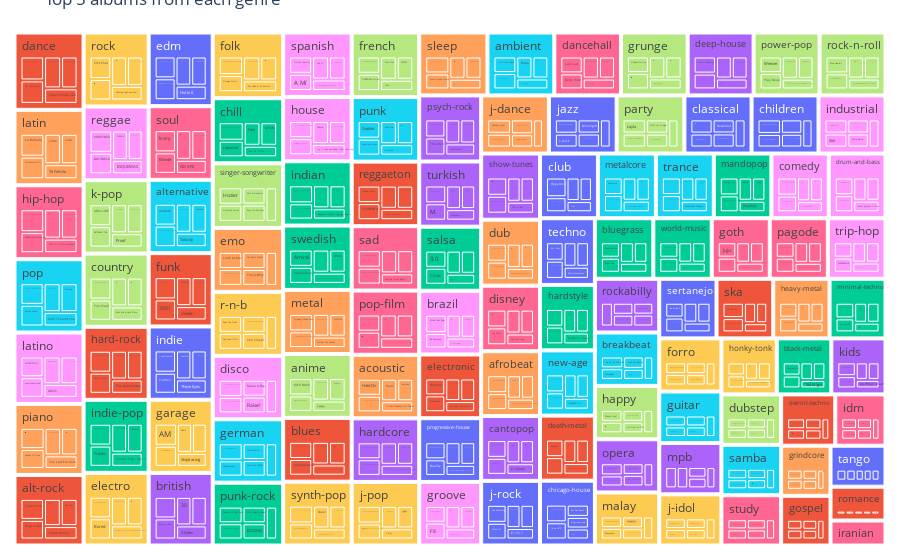

The notebook cell this image was saved under:
### Code cell
# TOP 5 albums from each genre
df4=df3.groupby(['track_genre','popularity','album_name']).agg(pop=('popularity','sum')).reset_index()
df5=df4.sort_values(by=['track_genre','popularity'], ascending=True).groupby(['track_genre']).tail(5)

fig=px.treemap(df5, path=["track_genre", 'album_name'], values='pop', color='track_genre')
fig.update_layout(title_text='Top 5 albums from each genre', margin = dict(t=10, l=10, r=10, b=10))
fig.show()

### Figure 1 — Plotly figure (JSON) as saved in the notebook; plotly's stock layout.template omitted (floating-point values rounded to 4 significant figures; data arrays with more than 128 entries replaced by an {"elided": "..."} marker saying what was removed)
{"data": [{"branchvalues": "total", "customdata": {"elided": "678x1 str values"}, "domain": {"x": [0, 1], "y": [0, 1]}, "hovertemplate": "labels=%{label}<br>pop=%{value}<br>parent=%{parent}<br>id=%{id}<br>track_genre=%{customdata[0]}<extra></extra>", "ids": {"elided": "678 str values"}, "labels": {"elided": "678 str values"}, "marker": {"colors": {"elided": "678 str values"}}, "name": "", "parents": {"elided": "678 str values"}, "type": "treemap", "values": {"elided": "678 int values"}}], "layout": {"legend": {"tracegroupgap": 0}, "margin": {"b": 10, "l": 10, "r": 10, "t": 10}, "title": {"text": "Top 5 albums from each genre"}}}
